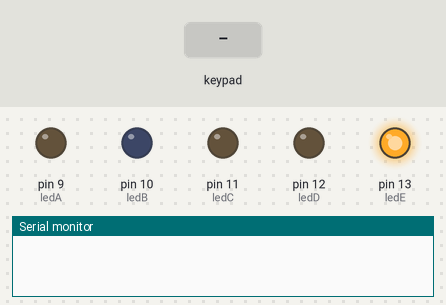
The sketch below on a simulated Arduino Uno, built with avr-gcc and run on an emulated ATmega328P. On the bench: output pins drawn as LEDs (lit = HIGH), the last lines printed to the serial monitor. The test bench sets the inputs (shaded band). Pins used as bus, display or sensor lines are not drawn.

Above: at 1.2 s.
1.3 s: keypad keys 8 7 6 # pressed 0.4 s apart
At 3.3 s:
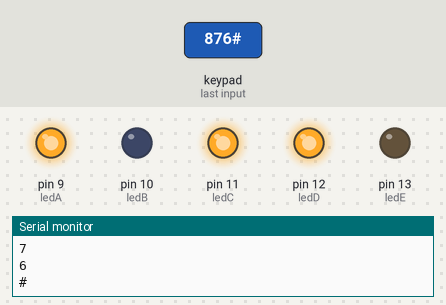
4.4 s: key '1' pressed
At 4.9 s:
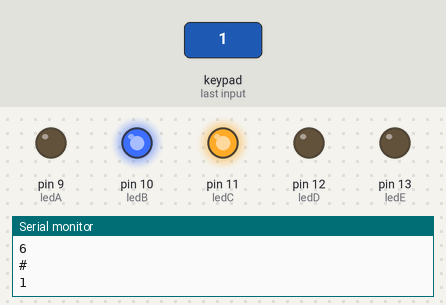
5.9 s: keypad keys 5 4 3 2 * pressed 0.4 s apart
At 9.0 s:
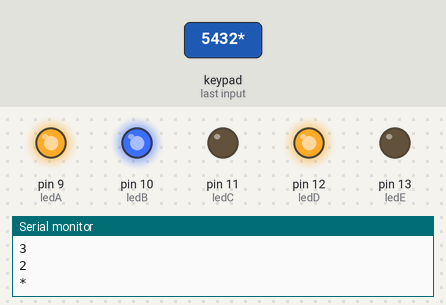
9.4 s: key '9' pressed
At 9.9 s:
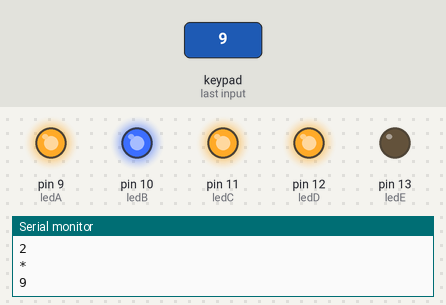
10.9 s: key '2' pressed
At 12.1 s:
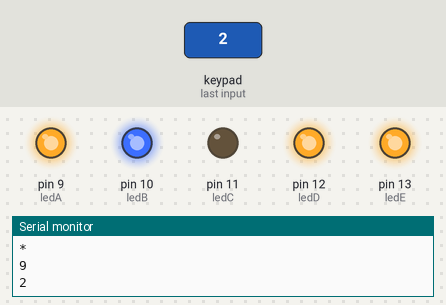
12.4 s: key '6' pressed
At 13.3 s:
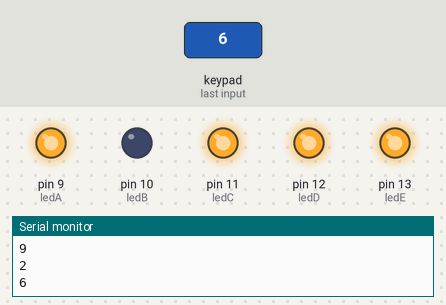
Timing chart, 0 to 14.9 s (numbered marks = the images above; inputs shaded):
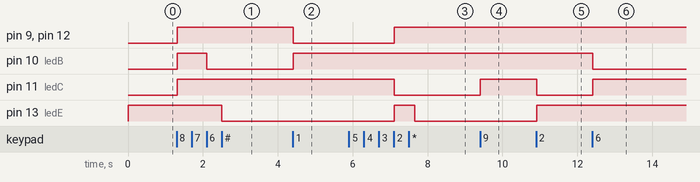

Measured:
- after the input at 1.3 s, pin 9 (ledA), pin 11 (ledC), pin 12 (ledD): LOW → HIGH at once; pin 10 (ledB): LOW → HIGH at once, → LOW 0.80 s later; pin 13 (ledE): HIGH → LOW after 1.2 s
- after the input at 4.4 s, pin 9 (ledA), pin 12 (ledD): HIGH → LOW at once; pin 10 (ledB): LOW → HIGH at once
- after the input at 5.9 s, pin 9 (ledA), pin 12 (ledD): LOW → HIGH after 1.2 s; pin 11 (ledC): HIGH → LOW after 1.2 s; pin 13 (ledE): LOW → HIGH after 1.2 s, → LOW 0.55 s later
- after the input at 9.4 s, pin 11 (ledC): LOW → HIGH at once
- after the input at 10.9 s, pin 11 (ledC): HIGH → LOW at once; pin 13 (ledE): LOW → HIGH at once
- after the input at 12.4 s, pin 10 (ledB): HIGH → LOW at once; pin 11 (ledC): LOW → HIGH at once

The sketch:

EventKeypad.ino
```cpp
/* @file EventSerialKeypad.pde
 || @version 1.0
 || @author Alexander Brevig
 || @contact alexanderbrevig@gmail.com
 ||
 || @description
 || | Demonstrates using the KeypadEvent.
 || #
 */
#include <Keypad.h>

#define ledA 9
#define ledB 10
#define ledC 11
#define ledD 12
#define ledE 13
#define ledF 1
#define ledG 0

#define zero affiche0()
#define un affiche1()
#define deux affiche2()
#define trois affiche3()
#define quatre affiche4()
#define cinq affiche5()
#define six affiche6()
#define sept affiche7()
#define huit affiche8()
#define neuf affiche9()

const byte ROWS = 4; //four rows
const byte COLS = 3; //three columns
char keys[ROWS][COLS] = {
    {'1','2','3'},
    {'4','5','6'},
    {'7','8','9'},
    {'*','0','#'}
};

byte rowPins[ROWS] = {5, 4, 3, 2}; //connect to the row pinouts of the keypad
byte colPins[COLS] = {8, 7, 6}; //connect to the column pinouts of the keypad

Keypad keypad = Keypad( makeKeymap(keys), rowPins, colPins, ROWS, COLS );
byte ledPin = 13;

boolean blink = false;
boolean ledPin_state;

void setup(){
    Serial.begin(9600);
    pinMode(ledPin, OUTPUT);              // Sets the digital pin as output.
    digitalWrite(ledPin, HIGH);           // Turn the LED on.
    ledPin_state = digitalRead(ledPin);   // Store initial LED state. HIGH when LED is on.
    keypad.addEventListener(keypadEvent); // Add an event listener for this keypad

  pinMode(ledA, OUTPUT);
  pinMode(ledB, OUTPUT);
  pinMode(ledC, OUTPUT);
  pinMode(ledD, OUTPUT);
  pinMode(ledE, OUTPUT);
  pinMode(ledF, OUTPUT);
  pinMode(ledG, OUTPUT);

  digitalWrite(ledF, LOW);
  digitalWrite(ledG, LOW);
}

void loop(){
    char key = keypad.getKey();

    if (key) {
        Serial.println(key);
        if(key == '0') { zero; }
        if(key == '1'){ un; }
        if(key == '2') { deux;}
        if(key == '6'){six;}
        if(key == '8') { huit; }
        if(key == '9'){ neuf;}
    }
    if (blink){
        digitalWrite(ledPin,!digitalRead(ledPin));    // Change the ledPin from Hi2Lo or Lo2Hi.
        delay(100);
    }
}

// Taking care of some special events.
void keypadEvent(KeypadEvent key){
    switch (keypad.getState()){
    case PRESSED:
        if (key == '#') {
            digitalWrite(ledPin,!digitalRead(ledPin));
            ledPin_state = digitalRead(ledPin);        // Remember LED state, lit or unlit.
        }
        break;

    case RELEASED:
        if (key == '*') {
            digitalWrite(ledPin,ledPin_state);    // Restore LED state from before it started blinking.
            blink = false;
        }
        break;

    case HOLD:
        if (key == '*') {
            blink = true;    // Blink the LED when holding the * key.
        }
        break;
    }
}

void affiche0(){
  digitalWrite(ledA, HIGH);
  digitalWrite(ledB, HIGH);
  digitalWrite(ledC, HIGH);
  digitalWrite(ledD, HIGH);
  digitalWrite(ledE, HIGH);
  digitalWrite(ledF, HIGH);
  digitalWrite(ledG, LOW);
}

void affiche1(){
  digitalWrite(ledA, LOW);
  digitalWrite(ledB, HIGH);
  digitalWrite(ledC, HIGH);
  digitalWrite(ledD, LOW);
  digitalWrite(ledE, LOW);
  digitalWrite(ledF, LOW);
  digitalWrite(ledG, LOW);
}

void affiche2(){
  digitalWrite(ledA, HIGH);
  digitalWrite(ledB, HIGH);
  digitalWrite(ledC, LOW);
  digitalWrite(ledD, HIGH);
  digitalWrite(ledE, HIGH);
  digitalWrite(ledF, LOW);
  digitalWrite(ledG, HIGH);
}

void affiche3(){
  digitalWrite(ledA, HIGH);
  digitalWrite(ledB, HIGH);
  digitalWrite(ledC, HIGH);
  digitalWrite(ledD, HIGH);
  digitalWrite(ledE, LOW);
  digitalWrite(ledF, LOW);
  digitalWrite(ledG, HIGH);
}
void affiche4(){
  digitalWrite(ledA, LOW);
  digitalWrite(ledB, HIGH);
  digitalWrite(ledC, HIGH);
  digitalWrite(ledD, LOW);
  digitalWrite(ledE, LOW);
  digitalWrite(ledF, HIGH);
  digitalWrite(ledG, HIGH);
}
void affiche5(){
  digitalWrite(ledA, HIGH);
  digitalWrite(ledB, LOW);
  digitalWrite(ledC, HIGH);
  digitalWrite(ledD, HIGH);
  digitalWrite(ledE, LOW);
  digitalWrite(ledF, HIGH);
  digitalWrite(ledG, HIGH);
}
void affiche6(){
  digitalWrite(ledA, HIGH);
  digitalWrite(ledB, LOW);
  digitalWrite(ledC, HIGH);
  digitalWrite(ledD, HIGH);
  digitalWrite(ledE, HIGH);
  digitalWrite(ledF, HIGH);
  digitalWrite(ledG, HIGH);
}
void affiche7(){
  digitalWrite(ledA, HIGH);
  digitalWrite(ledB, HIGH);
  digitalWrite(ledC, HIGH);
  digitalWrite(ledD, LOW);
  digitalWrite(ledE, LOW);
  digitalWrite(ledF, LOW);
  digitalWrite(ledG, LOW);
}
void affiche8(){
  digitalWrite(ledA, HIGH);
  digitalWrite(ledB, HIGH);
  digitalWrite(ledC, HIGH);
  digitalWrite(ledD, HIGH);
  digitalWrite(ledE, HIGH);
  digitalWrite(ledF, HIGH);
  digitalWrite(ledG, HIGH);
}
void affiche9(){
  digitalWrite(ledA, HIGH);
  digitalWrite(ledB, HIGH);
  digitalWrite(ledC, HIGH);
  digitalWrite(ledD, HIGH);
  digitalWrite(ledE, LOW);
  digitalWrite(ledF, HIGH);
  digitalWrite(ledG, HIGH);
}
```
